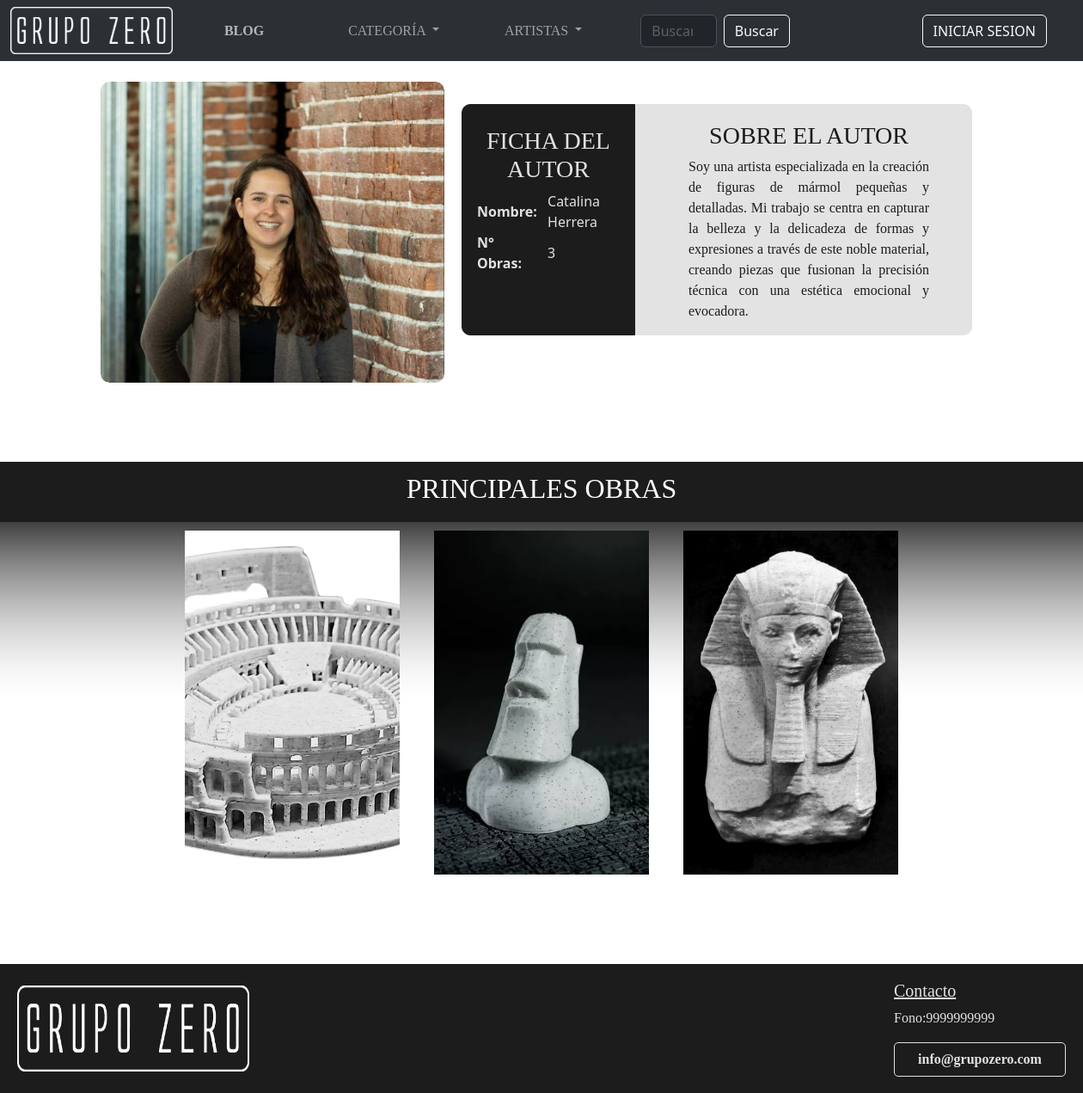
The page /GrupoZero/detalle_autor/catalinaherrera@grupozero.cl/ on the database its author committed.
### GrupoZero/models.py (models this page shows, shortened)
class PerfilUsuario(models.Model):
    user = models.OneToOneField(User, on_delete=models.CASCADE)
    descripcion = models.CharField(max_length=500, blank=True, null=True)
    imagen = models.ImageField(upload_to=user_directory_path, blank=True, null=True)
    rol = models.ForeignKey('Rol',on_delete=models.CASCADE, to_field='cod_rol', db_column='cod_rol', null=True)

class Obra(models.Model):
    cod_obra = models.IntegerField(primary_key=True)
    nombre_obra = models.CharField(max_length=20)
    imagen1 = models.ImageField(upload_to=user_directory_path)
    imagen2 = models.ImageField(upload_to=user_directory_path, blank=True, null=True)
    imagen3 = models.ImageField(upload_to=user_directory_path, blank=True, null=True)
    imagen4 = models.ImageField(upload_to=user_directory_path, blank=True, null=True)
    descripcion = models.CharField(max_length=500)
    precio = models.IntegerField()
    estado = models.ForeignKey('EstadoObra',on_delete=models.CASCADE, to_field='cod_estado_obra', db_column='cod_estado_obra', null=True)
    user = models.ForeignKey(User, on_delete=models.CASCADE)
    categoria = models.ForeignKey('Categoria',on_delete=models.CASCADE, to_field='cod_categoria', db_column='cod_categoria')

### GrupoZero/views.py (the view)
# urls.py: path('detalle_autor/<str:username>/', views.detalle_autor, name='detalle_autor'),
def detalle_autor(request, username):
    user = get_object_or_404(User, username=username)
    perfil_usuario = get_object_or_404(PerfilUsuario, user=user)
    perfiles_usuarios = PerfilUsuario.objects.filter(rol__cod_rol=2)
    obras_autor = Obra.objects.filter(user=perfil_usuario.user, estado__nombre_estado_obra='aprobado')
    obras_aprobadas = perfil_usuario.user.obra_set.filter(estado__nombre_estado_obra='aprobado')
    nro_obras_aprobadas = obras_aprobadas.count()
    context = {
        'perfil_usuario': perfil_usuario,
        'perfiles_usuarios': perfiles_usuarios,
        'obras_autor': obras_autor,
        'nro_obras_aprobadas': nro_obras_aprobadas,
    }
    return render(request, 'GrupoZero/detalle_autor.html',context)

### GrupoZero/templates/GrupoZero/detalle_autor.html (shortened to what this page needs)
{% extends 'GrupoZero/base.html' %}
{% load static %}
{% block content %}
<br>
<div class="container-fluid info-autor">
    <div class="row">
        <div class="col-md-1"></div>
        <div class="col-md-3">
            <div class="img-autor">
                <img src="{% if perfil_usuario.imagen %}{{ perfil_usuario.imagen.url }}{% else %}{% static '' %}{% endif %}"
                    alt="Imagen de {{ perfil_usuario.user.get_full_name }}">
            </div>
        </div>
        <div class="col-md-1"></div>
        <div class="col-md-6 caja-texto-autor">
            <div class="container-fluid">
                <div class="contenedor-autor">
                    <div class="row">
                        <div class="col-md-4 detalleautor">
                            <div class="detalle-autor">
                                <h3>
                                    <center>Ficha del Autor</center>
                                </h3>
                                <table>
                                    <tr>
                                        <th>Nombre:</th>
                                        <td>{{ perfil_usuario.user.get_full_name|capfirst }}</td>
                                    </tr>
                                    <tr>
                                        <th>N° Obras:</th>
                                        <td>{{ nro_obras_aprobadas }}</td>
                                    </tr>
                                </table>
                            </div>
                        </div>
                        <div class="col-md-8">
                            <div class="desc-autor">
                                <h3>
                                    <center>Sobre el autor</center>
                                </h3>
                                <p>{{ perfil_usuario.descripcion|capfirst }}</p>
                            </div>
                        </div>
                    </div>
                </div>
            </div>
        </div>
        <div class="col-md-1"></div>
    </div>
</div>
<div class="gal-autor">
    <div class="titulo">
        <h2><center>Principales Obras</center></h2>
    </div>
    <div class="carr-autor">
        {% for obra in obras_autor %}
        <div class="card-autor">
            <div class="img">
                <a href="{% url 'detalle_obra' obra.cod_obra %}">
                    <img src="{{ obra.imagen1.url }}" alt="">
                </a>
            </div>
            <center>
                <p>{{ obra.nombre_obra }}</p>
            </center>
        </div>
        {% endfor %}
    </div>
</div>
<br>
{% endblock %}

### GrupoZero/static/css/style.css (style rules this page uses)
* { padding: 0; margin: 0; box-sizing: border-box; }
.row { margin-bottom: 5%; }
.info-autor { display: flex; }
.contenedor-autor { border-radius: 10px; background-color: #e3e3e3; }
.detalleautor { border-top-left-radius: 10px; border-bottom-left-radius: 10px; border: 1px solid #1c1c1c; background-color: #1c1c1c; }
.caja-texto-autor { align-content: center; }
.img-autor { width: 400px; height: 350px; overflow: hidden; border-radius: 10px; }
.img-autor img { width: 100%; height: 100%; object-fit: cover; border-radius: 10px; }
.desc-autor { color: #1c1c1c; margin-top: 20px; margin-left: 50px; margin-right: 50px; text-align: justify; }
.desc-autor h3 { text-transform: uppercase; font-family: 'PoppinsBold'; }
.desc-autor p { font-family: 'PoppinsLight'; }
.detalleautor .detalle-autor { color: #e1e1e1; padding: 5px; margin-top: 20px; }
.detalleautor .detalle-autor td { padding-left: 10px; }
.detalleautor .detalle-autor h3 { text-transform: uppercase; font-family: 'PoppinsBold'; }
.gal-autor { margin-top: 30px; }
.gal-autor .titulo { font-family: 'PoppinsBold'; height: 70px; align-content: center; background-color: #1c1c1c; color: white; text-transform: uppercase; }
.carr-autor { background-image: url(../img/img-principal/degradado-negro.png); background-repeat: no-repeat; display: flex; flex-wrap: wrap; gap: 20px; align-items: center; justify-content: center; }
.card-autor .img a img { margin-top: 10px; margin-left: 10px; margin-right: 10px; object-fit: cover; height: 400px; width: 250px; transition: 0.5s ease; }
.card-autor p { text-align: center; font-family: 'PoppinsBold'; color: white; font-weight: 700; margin-top: 10px; text-transform: uppercase; }

### rows shown on the page
PerfilUsuario: imagen+user (picture), user.get_full_name "Catalina Herrera", descripcion "Soy una artista especializada en la creación de figuras de mármol pequeñas y detalladas. Mi trabajo se centra en capturar la belleza y la delicadeza de formas y expresiones a través de este noble material, creando piezas que fusionan la precisión técnica con una estética emocional y evocadora."
Obra: imagen1 (picture)
Obra: imagen1 (picture)
Obra: imagen1 (picture)

### other values the page prints
{{ nro_obras_aprobadas }} "3"
